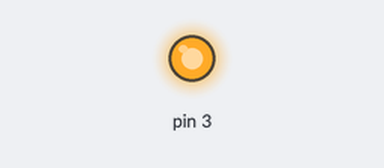
Bench run of a sketch on a simulated Arduino Uno, built with avr-gcc and run on an emulated ATmega328P. Shown: output pins drawn as LEDs (lit = HIGH).

Above: at 1.0 s.
At 3.0 s:
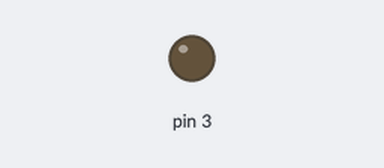
Timing chart, 0 to 5.2 s (numbered marks = the images above):
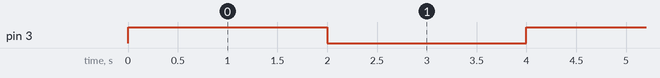

The sketch:

Training_class_5__motor_rotate_with_relay_.ino
```cpp
void setup(){
  pinMode(3,OUTPUT);
}
void loop(){

  digitalWrite(3,HIGH);
  delay(2000);
  digitalWrite(3,LOW);
  delay(2000);

}
```

Measured:
- by itself, pin 3: alternates HIGH for 2.0 s and LOW for 2.0 s
